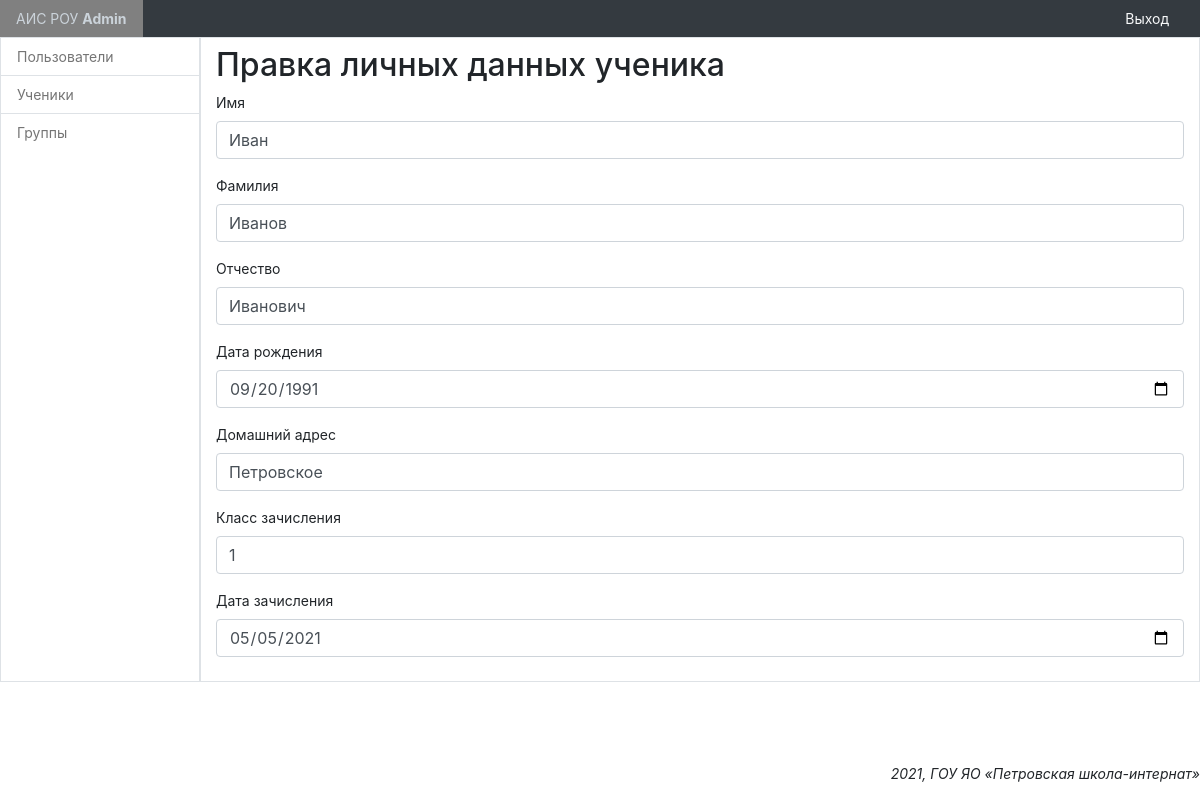
The app's page /admin_panel/pupils/change/1/ (signed in) with its own data.
### admin_panel/models.py (models this page shows, shortened)
class Pupil(models.Model):
    last_name = models.CharField(
        'Фамилия',
        max_length=50
    )
    first_name = models.CharField(
        'Имя',
        max_length=50
    )
    middle_name = models.CharField(
        'Отчество',
        null=True,
        max_length=50
    )
    date = models.DateField(
        'Дата регистрации',
        default=datetime.now
    )
    date_of_birth = models.DateField(
        'Дата рождения',
        null=True,
    )
    home_address = models.CharField(
        'Домашний адрес',
        null=True,
        max_length=100,
    )
    class_number = models.IntegerField(
        'Класс зачисления',
        null=True,
    )
    enrollment_date = models.DateField(
        'Дата зачисления',
        null=True
    )
    class Meta:
        verbose_name = 'Ученик'
        verbose_name_plural = 'Ученики'
        ordering = ['last_name']

### admin_panel/views.py (the view)
# urls.py: path('pupils/change/<int:id>/', SDChangePupilInfoView.as_view(), name='pupil_change'),
class SDChangePupilInfoView(SuccessMessageMixin, LoginRequiredMixin, UpdateView):
    model = Pupil
    template_name = 'admin_panel/change_pupil_info.html'
    form_class = SDRegisterPupilForm
    success_url = reverse_lazy('admin_panel:pupils')
    success_message = 'Данные сохранены'
    def get_object(self, queryset=None):
        if not queryset:
            queryset = self.get_queryset()
        return get_object_or_404(queryset, pk=self.kwargs['id'])

### admin_panel/forms.py
class SDRegisterPupilForm(forms.ModelForm):
    class Meta:
        model = Pupil
        fields = ('first_name', 'last_name', 'middle_name', 'date_of_birth', 'home_address', 'class_number', 'enrollment_date')
        widgets = {
            'date_of_birth': forms.DateInput(attrs={'type': 'date'},),
            'enrollment_date': forms.DateInput(attrs={'type': 'date'},),
        }

### templates/admin_panel/change_pupil_info.html (shortened to what this page needs)
{% extends 'layout/base_admin.html' %}
{% load bootstrap4 %}
{% block content %}
    <h2>Правка личных данных ученика</h2>
    <form method="post">
        {% bootstrap_form form layout='horizontal' %}
    </form>
{% endblock %}

### static/src/admin_panel/css/dashboard.css (style rules this page uses)
body { font-size: .875rem; }

### records on screen
Pupil: first_name "Иван", last_name "Иванов", middle_name "Иванович", date_of_birth "09/20/1991", home_address "Петровское", class_number "1", enrollment_date "05/05/2021"
